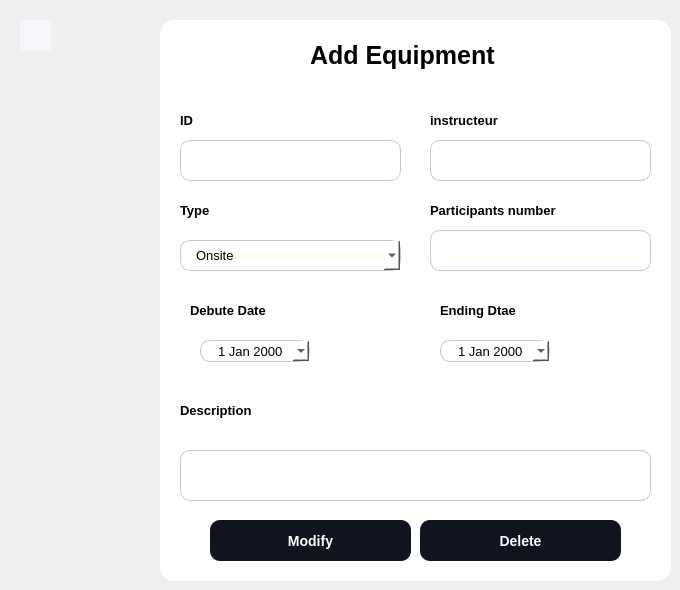
         <widget class="QWidget" name="page_3">
          <widget class="QLabel" name="title1_2">
           <property name="geometry">
            <rect>
             <x>310</x>
             <y>40</y>
             <width>201</width>
             <height>31</height>
            </rect>
           </property>
           <property name="styleSheet">
            <string notr="true">#title1_2 {
	font-size: 25px ; 
	font-weight:bold ; 
	
}</string>
           </property>
           <property name="text">
            <string>Add Equipment</string>
           </property>
          </widget>
          <widget class="QLabel" name="label_8">
           <property name="geometry">
            <rect>
             <x>180</x>
             <y>110</y>
             <width>21</width>
             <height>21</height>
            </rect>
           </property>
           <property name="styleSheet">
            <string notr="true">font-size:13px;
font-weight:bold ; </string>
           </property>
           <property name="text">
            <string>ID</string>
           </property>
          </widget>
          <widget class="QLineEdit" name="instructeur_2">
           <property name="geometry">
            <rect>
             <x>430</x>
             <y>140</y>
             <width>221</width>
             <height>41</height>
            </rect>
           </property>
           <property name="styleSheet">
            <string notr="true">
	background-color:white ; 
	border-radius:10px ; 
	font-size:13px ; 
	padding-left : 15px ; 
	border:1px solid #BFC9D3 ; 
</string>
           </property>
          </widget>
          <widget class="QLineEdit" name="nbParticipants_2">
           <property name="geometry">
            <rect>
             <x>430</x>
             <y>230</y>
             <width>221</width>
             <height>41</height>
            </rect>
           </property>
           <property name="styleSheet">
            <string notr="true">
	background-color:white ; 
	border-radius:10px ; 
	font-size:13px ; 
	padding-left : 15px ; 
	border:1px solid #BFC9D3 ; 
</string>
           </property>
          </widget>
          <widget class="QLabel" name="label_9">
           <property name="geometry">
            <rect>
             <x>180</x>
             <y>200</y>
             <width>31</width>
             <height>21</height>
            </rect>
           </property>
           <property name="styleSheet">
            <string notr="true">font-size:13px;
font-weight:bold ; </string>
           </property>
           <property name="text">
            <string>Type</string>
           </property>
          </widget>
          <widget class="QLineEdit" name="ID_formation_2">
           <property name="enabled">
            <bool>false</bool>
           </property>
           <property name="geometry">
            <rect>
             <x>180</x>
             <y>140</y>
             <width>221</width>
             <height>41</height>
            </rect>
           </property>
           <property name="styleSheet">
            <string notr="true">
	background-color:white ; 
	border-radius:10px ; 
	font-size:13px ; 
	padding-left : 15px ; 
	border:1px solid #BFC9D3 ; 
</string>
           </property>
          </widget>
          <widget class="QWidget" name="add_container_2" native="true">
           <property name="geometry">
            <rect>
             <x>160</x>
             <y>20</y>
             <width>511</width>
             <height>561</height>
            </rect>
           </property>
           <property name="styleSheet">
            <string notr="true">background-color :white ; 
border-radius :14px ; 
</string>
           </property>
           <widget class="QPushButton" name="modify">
            <property name="geometry">
             <rect>
              <x>50</x>
              <y>500</y>
              <width>201</width>
              <height>41</height>
             </rect>
            </property>
            <property name="cursor">
             <cursorShape>PointingHandCursor</cursorShape>
            </property>
            <property name="styleSheet">
             <string notr="true">QPushButton {
	background-color:#0F141E ; 
	border-radius:10px ; 
	color : white ; 
	font-size:14px ; 
	font-weight:bold; 
}

QPushButton::hover {
	background-color:#4AC7EA ; 
	color:white ; 
}</string>
            </property>
            <property name="text">
             <string>Modify</string>
            </property>
           </widget>
           <widget class="QPushButton" name="delete_2">
            <property name="geometry">
             <rect>
              <x>260</x>
              <y>500</y>
              <width>201</width>
              <height>41</height>
             </rect>
            </property>
            <property name="cursor">
             <cursorShape>PointingHandCursor</cursorShape>
            </property>
            <property name="styleSheet">
             <string notr="true">QPushButton {
	background-color:#0F141E ; 
	border-radius:10px ; 
	color : white ; 
	font-size:14px ; 
	font-weight:bold; 
}

QPushButton::hover {
	background-color:#D60002 ; 
	color:white ; 
}</string>
            </property>
            <property name="text">
             <string>Delete</string>
            </property>
           </widget>
           <widget class="QTextEdit" name="description_3">
            <property name="geometry">
             <rect>
              <x>20</x>
              <y>430</y>
              <width>471</width>
              <height>51</height>
             </rect>
            </property>
            <property name="styleSheet">
             <string notr="true">
	background-color:white ; 
	border-radius:10px ; 
	font-size:13px ; 
	padding : 15px 0 0 15px ; 
	border:1px solid #BFC9D3 ; 

</string>
            </property>
           </widget>
           <widget class="QLabel" name="label_10">
            <property name="geometry">
             <rect>
              <x>20</x>
              <y>380</y>
              <width>81</width>
              <height>21</height>
             </rect>
            </property>
            <property name="styleSheet">
             <string notr="true">font-size:13px;
font-weight:bold ; </string>
            </property>
            <property name="text">
             <string>Description</string>
            </property>
           </widget>
           <widget class="QLabel" name="label_12">
            <property name="geometry">
             <rect>
              <x>30</x>
              <y>280</y>
              <width>81</width>
              <height>21</height>
             </rect>
            </property>
            <property name="styleSheet">
             <string notr="true">font-size:13px;
font-weight:bold ; </string>
            </property>
            <property name="text">
             <string>Debute Date</string>
            </property>
           </widget>
           <widget class="QLabel" name="label_18">
            <property name="geometry">
             <rect>
              <x>280</x>
              <y>280</y>
              <width>81</width>
              <height>21</height>
             </rect>
            </property>
            <property name="styleSheet">
             <string notr="true">font-size:13px;
font-weight:bold ; </string>
            </property>
            <property name="text">
             <string>Ending Dtae</string>
            </property>
           </widget>
           <widget class="QDateEdit" name="dateDebut_3">
            <property name="geometry">
             <rect>
              <x>40</x>
              <y>320</y>
              <width>110</width>
              <height>22</height>
             </rect>
            </property>
            <property name="styleSheet">
             <string notr="true">
	background-color:white ; 
	border-radius:10px ; 
	font-size:13px ; 
	padding-left : 15px ; 
	border:1px solid #BFC9D3 ; 
</string>
            </property>
            <property name="calendarPopup">
             <bool>true</bool>
            </property>
           </widget>
           <widget class="QDateEdit" name="dateFin_3">
            <property name="geometry">
             <rect>
              <x>280</x>
              <y>320</y>
              <width>110</width>
              <height>22</height>
             </rect>
            </property>
            <property name="styleSheet">
             <string notr="true">
	background-color:white ; 
	border-radius:10px ; 
	font-size:13px ; 
	padding-left : 15px ; 
	border:1px solid #BFC9D3 ; 
</string>
            </property>
            <property name="calendarPopup">
             <bool>true</bool>
            </property>
           </widget>
           <widget class="QComboBox" name="type_formation_2">
            <property name="geometry">
             <rect>
              <x>20</x>
              <y>220</y>
              <width>221</width>
              <height>31</height>
             </rect>
            </property>
            <property name="styleSheet">
             <string notr="true">
	background-color:white ; 
	border-radius:10px ; 
	font-size:13px ; 
	padding-left : 15px ; 
	border:1px solid #BFC9D3 ; 
</string>
            </property>
            <item>
             <property name="text">
              <string>Onsite</string>
             </property>
            </item>
            <item>
             <property name="text">
              <string>Online</string>
             </property>
            </item>
           </widget>
          </widget>
          <widget class="QPushButton" name="back_2">
           <property name="geometry">
            <rect>
             <x>20</x>
             <y>20</y>
             <width>31</width>
             <height>31</height>
            </rect>
           </property>
           <property name="cursor">
            <cursorShape>PointingHandCursor</cursorShape>
           </property>
           <property name="styleSheet">
            <string notr="true">QPushButton {
	background-color:#F7F6FC; 
	border-radius:1px ; 
	image: url(:/arrow-left (1).svg);
}

QPushButton::hover {
	
	image: url(:/arrow-left.svg);
}</string>
           </property>
           <property name="text">
            <string/>
           </property>
          </widget>
          <widget class="QLabel" name="label_11">
           <property name="geometry">
            <rect>
             <x>430</x>
             <y>110</y>
             <width>81</width>
             <height>21</height>
            </rect>
           </property>
           <property name="styleSheet">
            <string notr="true">font-size:13px;
font-weight:bold ; </string>
           </property>
           <property name="text">
            <string>instructeur</string>
           </property>
          </widget>
          <widget class="QLabel" name="label_13">
           <property name="geometry">
            <rect>
             <x>430</x>
             <y>200</y>
             <width>141</width>
             <height>21</height>
            </rect>
           </property>
           <property name="styleSheet">
            <string notr="true">font-size:13px;
font-weight:bold ; </string>
           </property>
           <property name="text">
            <string>Participants number</string>
           </property>
          </widget>
          <zorder>add_container_2</zorder>
          <zorder>title1_2</zorder>
          <zorder>label_8</zorder>
          <zorder>instructeur_2</zorder>
          <zorder>nbParticipants_2</zorder>
          <zorder>label_9</zorder>
          <zorder>ID_formation_2</zorder>
          <zorder>back_2</zorder>
          <zorder>label_11</zorder>
          <zorder>label_13</zorder>
         </widget>
